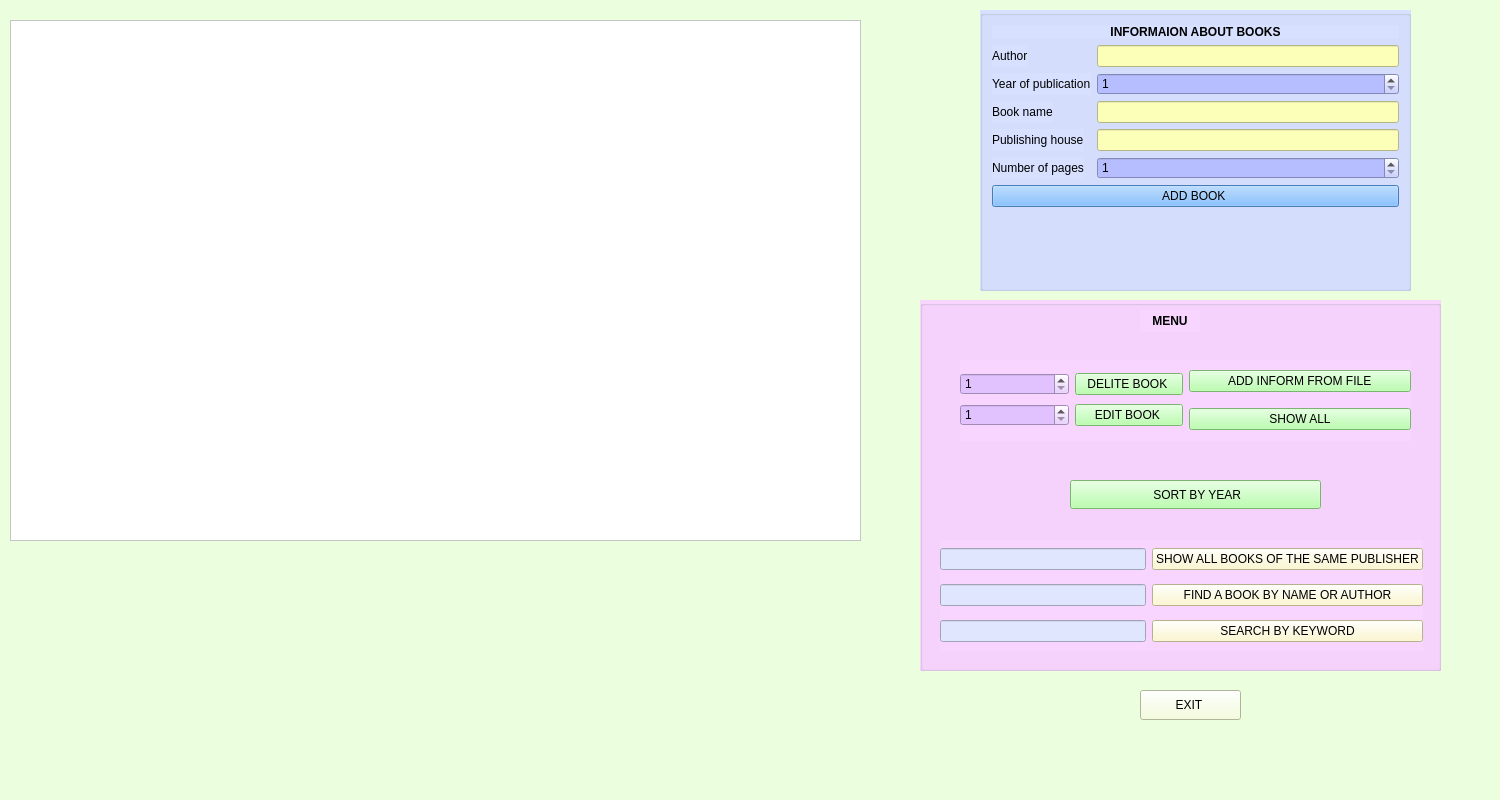
<?xml version="1.0" encoding="UTF-8"?>
<ui version="4.0">
 <class>MainWindow</class>
 <widget class="QMainWindow" name="MainWindow">
  <property name="geometry">
   <rect>
    <x>0</x>
    <y>0</y>
    <width>1500</width>
    <height>800</height>
   </rect>
  </property>
  <property name="windowTitle">
   <string>MainWindow</string>
  </property>
  <property name="styleSheet">
   <string notr="true"> 
background-color: rgb(235, 255, 222);</string>
  </property>
  <widget class="QWidget" name="centralwidget">
   <widget class="QGroupBox" name="groupBox_2">
    <property name="geometry">
     <rect>
      <x>980</x>
      <y>10</y>
      <width>431</width>
      <height>281</height>
     </rect>
    </property>
    <property name="styleSheet">
     <string notr="true">font: 9pt &quot;Segoe Script&quot;;
background-color: rgb(215, 224, 255);
color: rgb(0, 0, 0);</string>
    </property>
    <property name="title">
     <string/>
    </property>
    <layout class="QFormLayout" name="formLayout_2">
     <item row="0" column="0" colspan="2">
      <widget class="QLabel" name="label_2">
       <property name="styleSheet">
        <string notr="true">font: 9pt &quot;Segoe Script&quot;;
color: rgb(0, 0, 0);</string>
       </property>
       <property name="text">
        <string>          &lt;html&gt;&lt;head/&gt;&lt;body&gt;&lt;p align=&quot;center&quot;&gt;&lt;span style=&quot; font-weight:700;&quot;&gt;INFORMAION ABOUT BOOKS&lt;/span&gt;&lt;/p&gt;&lt;/body&gt;&lt;/html&gt;</string>
       </property>
      </widget>
     </item>
     <item row="1" column="0">
      <widget class="QLabel" name="label_11">
       <property name="text">
        <string>Author</string>
       </property>
      </widget>
     </item>
     <item row="1" column="1">
      <widget class="QLineEdit" name="lineEdit_name">
       <property name="styleSheet">
        <string notr="true">  
background-color: rgb(251, 255, 184);
color: rgb(0, 0, 0);
color: rgb(0, 0, 0);</string>
       </property>
      </widget>
     </item>
     <item row="2" column="0">
      <widget class="QLabel" name="label_14">
       <property name="text">
        <string>Year of publication</string>
       </property>
      </widget>
     </item>
     <item row="2" column="1">
      <widget class="QSpinBox" name="spinBox_year">
       <property name="styleSheet">
        <string notr="true"> 
background-color: rgb(183, 190, 255);
color: rgb(0, 0, 0);
color: rgb(0, 0, 0);</string>
       </property>
       <property name="minimum">
        <number>1</number>
       </property>
       <property name="maximum">
        <number>10000</number>
       </property>
      </widget>
     </item>
     <item row="3" column="0">
      <widget class="QLabel" name="label_15">
       <property name="text">
        <string>Book name</string>
       </property>
      </widget>
     </item>
     <item row="3" column="1">
      <widget class="QLineEdit" name="lineEdit_book">
       <property name="styleSheet">
        <string notr="true">  
background-color: rgb(251, 255, 184);
 
color: rgb(0, 0, 0);
color: rgb(0, 0, 0);</string>
       </property>
      </widget>
     </item>
     <item row="4" column="0">
      <widget class="QLabel" name="label_17">
       <property name="text">
        <string>Publishing house</string>
       </property>
      </widget>
     </item>
     <item row="4" column="1">
      <widget class="QLineEdit" name="lineEdit_housepubl">
       <property name="styleSheet">
        <string notr="true">  
background-color: rgb(251, 255, 184);
color: rgb(0, 0, 0);
color: rgb(0, 0, 0);</string>
       </property>
      </widget>
     </item>
     <item row="5" column="0">
      <widget class="QLabel" name="label_18">
       <property name="text">
        <string>Number of pages</string>
       </property>
      </widget>
     </item>
     <item row="5" column="1">
      <widget class="QSpinBox" name="spinBox_num">
       <property name="styleSheet">
        <string notr="true"> 
background-color: rgb(183, 190, 255);
color: rgb(0, 0, 0);
color: rgb(0, 0, 0);</string>
       </property>
       <property name="minimum">
        <number>1</number>
       </property>
       <property name="maximum">
        <number>10000</number>
       </property>
      </widget>
     </item>
     <item row="6" column="0" colspan="2">
      <widget class="QPushButton" name="pushButton_addbook">
       <property name="styleSheet">
        <string notr="true">font: 9pt &quot;Segoe Script&quot;;
background-color: rgb(99, 174, 255);
 
color: rgb(0, 0, 0);</string>
       </property>
       <property name="text">
        <string>ADD BOOK </string>
       </property>
      </widget>
     </item>
     <item row="7" column="0">
      <layout class="QVBoxLayout" name="verticalLayout_9"/>
     </item>
     <item row="8" column="0">
      <layout class="QVBoxLayout" name="verticalLayout"/>
     </item>
    </layout>
   </widget>
   <widget class="QTableView" name="tableView">
    <property name="geometry">
     <rect>
      <x>10</x>
      <y>20</y>
      <width>851</width>
      <height>521</height>
     </rect>
    </property>
    <property name="styleSheet">
     <string notr="true">font: 9pt &quot;Segoe Script&quot;;
background-color: rgb(255, 255, 255);
alternate-background-color: rgb(85, 170, 255);</string>
    </property>
    <attribute name="horizontalHeaderDefaultSectionSize">
     <number>160</number>
    </attribute>
   </widget>
   <widget class="QGroupBox" name="groupBox">
    <property name="geometry">
     <rect>
      <x>920</x>
      <y>300</y>
      <width>521</width>
      <height>371</height>
     </rect>
    </property>
    <property name="styleSheet">
     <string notr="true">font: 8pt &quot;Segoe Script&quot;;
 
background-color: rgb(255, 239, 247);
background-color: rgb(247, 213, 255);</string>
    </property>
    <property name="title">
     <string/>
    </property>
    <widget class="QWidget" name="layoutWidget">
     <property name="geometry">
      <rect>
       <x>20</x>
       <y>240</y>
       <width>483</width>
       <height>111</height>
      </rect>
     </property>
     <layout class="QGridLayout" name="gridLayout_3">
      <item row="0" column="0">
       <widget class="QLineEdit" name="lineEdit_samepub">
        <property name="styleSheet">
         <string notr="true">background-color: rgb(255, 255, 255);
background-color: rgb(225, 230, 255);
color: rgb(0, 0, 0);
color: rgb(0, 0, 0);</string>
        </property>
       </widget>
      </item>
      <item row="2" column="1">
       <widget class="QPushButton" name="pushButton_keyword">
        <property name="styleSheet">
         <string notr="true">font: 8pt &quot;Segoe Script&quot;;
color: rgb(0, 0, 0);
background-color: rgb(255, 248, 196);</string>
        </property>
        <property name="text">
         <string>SEARCH BY KEYWORD</string>
        </property>
       </widget>
      </item>
      <item row="0" column="1">
       <widget class="QPushButton" name="pushButton_samepublis">
        <property name="toolTip">
         <string>&lt;html&gt;&lt;head/&gt;&lt;body&gt;&lt;p&gt;dsf&lt;/p&gt;&lt;/body&gt;&lt;/html&gt;</string>
        </property>
        <property name="styleSheet">
         <string notr="true">font: 8pt &quot;Segoe Script&quot;;
color: rgb(0, 0, 0);
background-color: rgb(255, 248, 196);</string>
        </property>
        <property name="text">
         <string>SHOW ALL BOOKS OF THE SAME PUBLISHER</string>
        </property>
       </widget>
      </item>
      <item row="2" column="0">
       <widget class="QLineEdit" name="lineEdit_keywordsearch">
        <property name="styleSheet">
         <string notr="true">background-color: rgb(255, 255, 255);
background-color: rgb(225, 230, 255);
color: rgb(0, 0, 0);
color: rgb(0, 0, 0);</string>
        </property>
       </widget>
      </item>
      <item row="1" column="1">
       <widget class="QPushButton" name="pushButton_findbynsme">
        <property name="styleSheet">
         <string notr="true">font: 8pt &quot;Segoe Script&quot;;
color: rgb(0, 0, 0);
background-color: rgb(255, 248, 196);</string>
        </property>
        <property name="text">
         <string>FIND A BOOK BY NAME OR AUTHOR</string>
        </property>
       </widget>
      </item>
      <item row="1" column="0">
       <widget class="QLineEdit" name="lineEdit_findbyname">
        <property name="styleSheet">
         <string notr="true">background-color: rgb(255, 255, 255);
background-color: rgb(225, 230, 255);
color: rgb(0, 0, 0);
color: rgb(0, 0, 0);</string>
        </property>
       </widget>
      </item>
     </layout>
    </widget>
    <widget class="QWidget" name="layoutWidget">
     <property name="geometry">
      <rect>
       <x>40</x>
       <y>60</y>
       <width>451</width>
       <height>81</height>
      </rect>
     </property>
     <layout class="QGridLayout" name="gridLayout_5">
      <item row="0" column="0" rowspan="2">
       <layout class="QGridLayout" name="gridLayout_2">
        <item row="1" column="1">
         <widget class="QPushButton" name="pushButton_edit">
          <property name="styleSheet">
           <string notr="true">font: 8pt &quot;Segoe Script&quot;;
 
color: rgb(0, 0, 0); 
 
background-color: rgb(168, 255, 153);</string>
          </property>
          <property name="text">
           <string>EDIT BOOK </string>
          </property>
         </widget>
        </item>
        <item row="0" column="1">
         <widget class="QPushButton" name="pushButton_delete">
          <property name="styleSheet">
           <string notr="true">font: 8pt &quot;Segoe Script&quot;;
 
color: rgb(0, 0, 0); 
 
background-color: rgb(168, 255, 153);
 </string>
          </property>
          <property name="text">
           <string>DELITE BOOK </string>
          </property>
         </widget>
        </item>
        <item row="1" column="0">
         <widget class="QSpinBox" name="spinBox_edit">
          <property name="styleSheet">
           <string notr="true">font: 8pt &quot;Segoe Script&quot;;
background-color: rgb(226, 193, 255);
 
color: rgb(0, 0, 0); 
  </string>
          </property>
          <property name="minimum">
           <number>1</number>
          </property>
         </widget>
        </item>
        <item row="0" column="0">
         <widget class="QSpinBox" name="spinBox_delete">
          <property name="styleSheet">
           <string notr="true">font: 8pt &quot;Segoe Script&quot;;
background-color: rgb(226, 193, 255);
 
color: rgb(0, 0, 0); 
  </string>
          </property>
          <property name="minimum">
           <number>1</number>
          </property>
         </widget>
        </item>
       </layout>
      </item>
      <item row="0" column="1">
       <widget class="QPushButton" name="pushButton_addinffromfile">
        <property name="styleSheet">
         <string notr="true">font: 8pt &quot;Segoe Script&quot;;
 
color: rgb(0, 0, 0); 
 
background-color: rgb(168, 255, 153);</string>
        </property>
        <property name="text">
         <string> ADD INFORM FROM FILE </string>
        </property>
       </widget>
      </item>
      <item row="1" column="1">
       <widget class="QPushButton" name="pushButton_showall">
        <property name="styleSheet">
         <string notr="true">font: 8pt &quot;Segoe Script&quot;;
 
color: rgb(0, 0, 0); 
 
background-color: rgb(168, 255, 153);</string>
        </property>
        <property name="text">
         <string>SHOW ALL</string>
        </property>
       </widget>
      </item>
     </layout>
    </widget>
    <widget class="QPushButton" name="pushButton_sortbyyear">
     <property name="geometry">
      <rect>
       <x>150</x>
       <y>180</y>
       <width>251</width>
       <height>29</height>
      </rect>
     </property>
     <property name="styleSheet">
      <string notr="true">font: 8pt &quot;Segoe Script&quot;;
 
color: rgb(0, 0, 0); 
 
background-color: rgb(168, 255, 153);</string>
     </property>
     <property name="text">
      <string> SORT BY YEAR</string>
     </property>
    </widget>
    <widget class="QLabel" name="label">
     <property name="geometry">
      <rect>
       <x>220</x>
       <y>10</y>
       <width>60</width>
       <height>22</height>
      </rect>
     </property>
     <property name="styleSheet">
      <string notr="true">
color: rgb(0, 0, 0);
font: 11pt &quot;Segoe Script&quot;;</string>
     </property>
     <property name="text">
      <string>&lt;html&gt;&lt;head/&gt;&lt;body&gt;&lt;p align=&quot;center&quot;&gt;&lt;span style=&quot; font-weight:700;&quot;&gt;MENU&lt;/span&gt;&lt;/p&gt;&lt;/body&gt;&lt;/html&gt;</string>
     </property>
    </widget>
   </widget>
   <widget class="QPushButton" name="pushButton">
    <property name="geometry">
     <rect>
      <x>1140</x>
      <y>690</y>
      <width>101</width>
      <height>30</height>
     </rect>
    </property>
    <property name="styleSheet">
     <string notr="true"> 
background-color: rgb(243, 255, 211);
font: 700 9pt &quot;Segoe Script&quot;;
color: rgb(0, 0, 0);</string>
    </property>
    <property name="text">
     <string>EXIT </string>
    </property>
   </widget>
  </widget>
  <widget class="QMenuBar" name="menubar">
   <property name="geometry">
    <rect>
     <x>0</x>
     <y>0</y>
     <width>1500</width>
     <height>26</height>
    </rect>
   </property>
  </widget>
  <widget class="QStatusBar" name="statusbar"/>
 </widget>
 <resources/>
 <connections/>
</ui>
